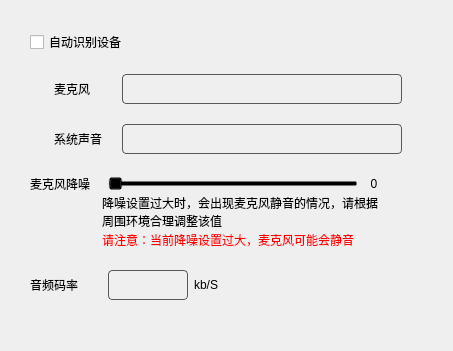
          <widget class="QWidget" name="page_live_voice">
           <property name="styleSheet">
            <string notr="true">QSlider{
background:transparent;
}
QComboBox{
background:transparent;
border:1px solid #585858;
border-radius:4px;
padding-left:9px;
font-family:&quot;微软雅黑&quot;;
font-size:12px;
color:#DCDCDC;
}
QComboBox::disabled{
border:1px solid #2F2F2F;
color:#777777;
}
 QComboBox:on { 
      padding-top: 3px;
      padding-left: 4px;
  }
QComboBox::drop-down{
subcontrol-origin: padding;
      subcontrol-position: top right;
      width: 30px;
      border:none;
}
QComboBox::down-arrow{
image: url(:/TQLive/images/live tool_icon_down.png);
}
QComboBox::down-arrow:on {
      top: 1px;
      left: 1px;
  }
QListView{
background:#262626;
border:1px solid #585858;
border-bottom-left-radius:4px;
border-bottom-right-radius:4px;
outline:0px;
font-family:&quot;微软雅黑&quot;;
font-size:12px;
padding-bottom:2px;
}
QListView::item{
background:#262626;
color:#DCDCDC;
min-height:30px;
}
QListView::item:hover{
background:#2A2A2A;
color:#4AB134;
}</string>
           </property>
           <layout class="QVBoxLayout" name="verticalLayout_9">
            <property name="spacing">
             <number>20</number>
            </property>
            <property name="leftMargin">
             <number>30</number>
            </property>
            <property name="topMargin">
             <number>30</number>
            </property>
            <item>
             <layout class="QHBoxLayout" name="horizontalLayout_16">
              <item>
               <widget class="QCheckBox" name="checkBox_autoSet">
                <property name="text">
                 <string>自动识别设备</string>
                </property>
               </widget>
              </item>
              <item>
               <spacer name="horizontalSpacer_11">
                <property name="orientation">
                 <enum>Qt::Horizontal</enum>
                </property>
                <property name="sizeHint" stdset="0">
                 <size>
                  <width>40</width>
                  <height>20</height>
                 </size>
                </property>
               </spacer>
              </item>
             </layout>
            </item>
            <item>
             <layout class="QHBoxLayout" name="horizontalLayout_17">
              <property name="leftMargin">
               <number>24</number>
              </property>
              <item>
               <widget class="QLabel" name="label_mic">
                <property name="minimumSize">
                 <size>
                  <width>48</width>
                  <height>30</height>
                 </size>
                </property>
                <property name="maximumSize">
                 <size>
                  <width>48</width>
                  <height>30</height>
                 </size>
                </property>
                <property name="text">
                 <string>麦克风</string>
                </property>
               </widget>
              </item>
              <item>
               <widget class="QComboBox" name="comboBox_mic">
                <property name="minimumSize">
                 <size>
                  <width>280</width>
                  <height>30</height>
                 </size>
                </property>
                <property name="maximumSize">
                 <size>
                  <width>280</width>
                  <height>30</height>
                 </size>
                </property>
               </widget>
              </item>
              <item>
               <spacer name="horizontalSpacer_12">
                <property name="orientation">
                 <enum>Qt::Horizontal</enum>
                </property>
                <property name="sizeHint" stdset="0">
                 <size>
                  <width>40</width>
                  <height>20</height>
                 </size>
                </property>
               </spacer>
              </item>
             </layout>
            </item>
            <item>
             <layout class="QHBoxLayout" name="horizontalLayout_20">
              <property name="leftMargin">
               <number>24</number>
              </property>
              <item>
               <widget class="QLabel" name="label_jbl">
                <property name="minimumSize">
                 <size>
                  <width>48</width>
                  <height>30</height>
                 </size>
                </property>
                <property name="maximumSize">
                 <size>
                  <width>48</width>
                  <height>30</height>
                 </size>
                </property>
                <property name="text">
                 <string>系统声音</string>
                </property>
               </widget>
              </item>
              <item>
               <widget class="QComboBox" name="comboBox_jbl">
                <property name="minimumSize">
                 <size>
                  <width>280</width>
                  <height>30</height>
                 </size>
                </property>
                <property name="maximumSize">
                 <size>
                  <width>280</width>
                  <height>30</height>
                 </size>
                </property>
               </widget>
              </item>
              <item>
               <spacer name="horizontalSpacer_15">
                <property name="orientation">
                 <enum>Qt::Horizontal</enum>
                </property>
                <property name="sizeHint" stdset="0">
                 <size>
                  <width>40</width>
                  <height>20</height>
                 </size>
                </property>
               </spacer>
              </item>
             </layout>
            </item>
            <item>
             <layout class="QVBoxLayout" name="verticalLayout_8">
              <property name="spacing">
               <number>0</number>
              </property>
              <item>
               <layout class="QHBoxLayout" name="horizontalLayout_21">
                <property name="spacing">
                 <number>6</number>
                </property>
                <item>
                 <widget class="QLabel" name="label_denoise">
                  <property name="minimumSize">
                   <size>
                    <width>72</width>
                    <height>0</height>
                   </size>
                  </property>
                  <property name="maximumSize">
                   <size>
                    <width>72</width>
                    <height>16777215</height>
                   </size>
                  </property>
                  <property name="text">
                   <string>麦克风降噪</string>
                  </property>
                 </widget>
                </item>
                <item>
                 <widget class="QSlider" name="slider_denoise">
                  <property name="minimumSize">
                   <size>
                    <width>250</width>
                    <height>0</height>
                   </size>
                  </property>
                  <property name="orientation">
                   <enum>Qt::Horizontal</enum>
                  </property>
                 </widget>
                </item>
                <item>
                 <widget class="QLabel" name="label_denoise_val">
                  <property name="minimumSize">
                   <size>
                    <width>20</width>
                    <height>0</height>
                   </size>
                  </property>
                  <property name="text">
                   <string>0</string>
                  </property>
                  <property name="alignment">
                   <set>Qt::AlignCenter</set>
                  </property>
                 </widget>
                </item>
                <item>
                 <spacer name="horizontalSpacer_16">
                  <property name="orientation">
                   <enum>Qt::Horizontal</enum>
                  </property>
                  <property name="sizeHint" stdset="0">
                   <size>
                    <width>40</width>
                    <height>20</height>
                   </size>
                  </property>
                 </spacer>
                </item>
               </layout>
              </item>
              <item>
               <layout class="QHBoxLayout" name="horizontalLayout_22">
                <property name="spacing">
                 <number>10</number>
                </property>
                <property name="leftMargin">
                 <number>0</number>
                </property>
                <item>
                 <spacer name="horizontalSpacer_17">
                  <property name="orientation">
                   <enum>Qt::Horizontal</enum>
                  </property>
                  <property name="sizeType">
                   <enum>QSizePolicy::Fixed</enum>
                  </property>
                  <property name="sizeHint" stdset="0">
                   <size>
                    <width>72</width>
                    <height>20</height>
                   </size>
                  </property>
                 </spacer>
                </item>
                <item>
                 <widget class="QLabel" name="label_tips">
                  <property name="minimumSize">
                   <size>
                    <width>280</width>
                    <height>30</height>
                   </size>
                  </property>
                  <property name="maximumSize">
                   <size>
                    <width>280</width>
                    <height>16777215</height>
                   </size>
                  </property>
                  <property name="text">
                   <string>降噪设置过大时，会出现麦克风静音的情况，请根据周围环境合理调整该值</string>
                  </property>
                  <property name="wordWrap">
                   <bool>true</bool>
                  </property>
                 </widget>
                </item>
                <item>
                 <spacer name="horizontalSpacer_18">
                  <property name="orientation">
                   <enum>Qt::Horizontal</enum>
                  </property>
                  <property name="sizeHint" stdset="0">
                   <size>
                    <width>40</width>
                    <height>20</height>
                   </size>
                  </property>
                 </spacer>
                </item>
               </layout>
              </item>
              <item>
               <layout class="QHBoxLayout" name="horizontalLayout_24">
                <property name="spacing">
                 <number>10</number>
                </property>
                <item>
                 <spacer name="horizontalSpacer_20">
                  <property name="orientation">
                   <enum>Qt::Horizontal</enum>
                  </property>
                  <property name="sizeType">
                   <enum>QSizePolicy::Fixed</enum>
                  </property>
                  <property name="sizeHint" stdset="0">
                   <size>
                    <width>72</width>
                    <height>20</height>
                   </size>
                  </property>
                 </spacer>
                </item>
                <item>
                 <widget class="QLabel" name="label_warning">
                  <property name="styleSheet">
                   <string notr="true">#label_warning{
color:red;
}</string>
                  </property>
                  <property name="text">
                   <string>请注意：当前降噪设置过大，麦克风可能会静音</string>
                  </property>
                 </widget>
                </item>
                <item>
                 <spacer name="horizontalSpacer_21">
                  <property name="orientation">
                   <enum>Qt::Horizontal</enum>
                  </property>
                  <property name="sizeHint" stdset="0">
                   <size>
                    <width>40</width>
                    <height>20</height>
                   </size>
                  </property>
                 </spacer>
                </item>
               </layout>
              </item>
             </layout>
            </item>
            <item>
             <layout class="QHBoxLayout" name="horizontalLayout_23">
              <property name="spacing">
               <number>6</number>
              </property>
              <item>
               <widget class="QLabel" name="label_audio_codeRate">
                <property name="minimumSize">
                 <size>
                  <width>72</width>
                  <height>0</height>
                 </size>
                </property>
                <property name="maximumSize">
                 <size>
                  <width>72</width>
                  <height>16777215</height>
                 </size>
                </property>
                <property name="text">
                 <string>音频码率</string>
                </property>
               </widget>
              </item>
              <item>
               <widget class="QComboBox" name="comboBox_audio_codeRate">
                <property name="minimumSize">
                 <size>
                  <width>80</width>
                  <height>30</height>
                 </size>
                </property>
                <property name="maximumSize">
                 <size>
                  <width>80</width>
                  <height>30</height>
                 </size>
                </property>
               </widget>
              </item>
              <item>
               <widget class="QLabel" name="label_unit">
                <property name="text">
                 <string>kb/S</string>
                </property>
               </widget>
              </item>
              <item>
               <spacer name="horizontalSpacer_19">
                <property name="orientation">
                 <enum>Qt::Horizontal</enum>
                </property>
                <property name="sizeHint" stdset="0">
                 <size>
                  <width>40</width>
                  <height>20</height>
                 </size>
                </property>
               </spacer>
              </item>
             </layout>
            </item>
            <item>
             <spacer name="verticalSpacer_6">
              <property name="orientation">
               <enum>Qt::Vertical</enum>
              </property>
              <property name="sizeHint" stdset="0">
               <size>
                <width>20</width>
                <height>40</height>
               </size>
              </property>
             </spacer>
            </item>
           </layout>
          </widget>
